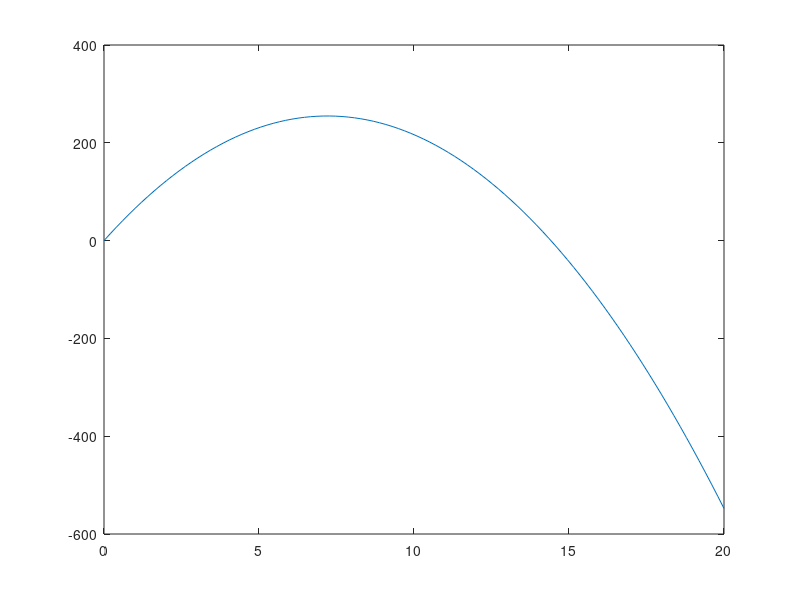

Write the MATLAB code that produced this figure.
clear;
clc;

gravity = 9.81

feet_meters = input("What units to use (\"f\", \"m\"): ", 's');
feet_meters
if( feet_meters(1) == 'f' )
  gravity = 32.2;
else
  gravity = 9.81;
end

gravity


time_axis = linspace(0,20)

v_axis = sind(45)*100*time_axis - gravity/2*(time_axis.^2);

plot(time_axis, v_axis)

%for x^y, only square matrix arguments are permitted and one argument must be scalar.
%  Use .^ for elementwise power.
